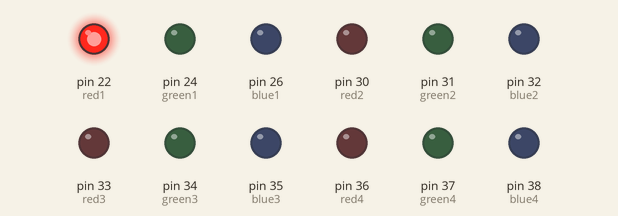
Recording of a sketch running on a simulated Arduino Mega 2560, built with avr-gcc and run on an emulated ATmega2560. Shown: output pins drawn as LEDs (lit = HIGH).

Above: at 0.2 s.
At 0.7 s:
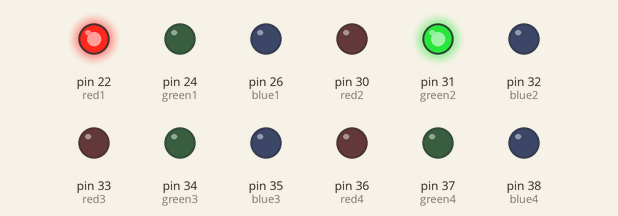
At 1.2 s:
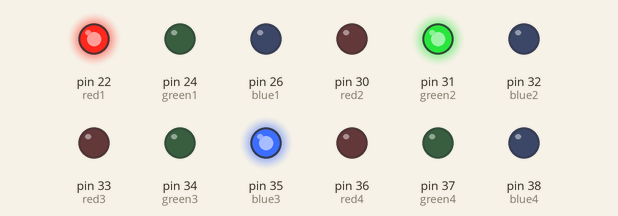
At 2.15 s:
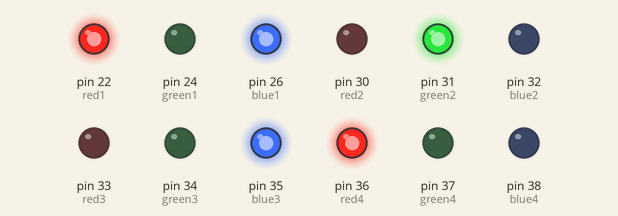
At 2.75 s:
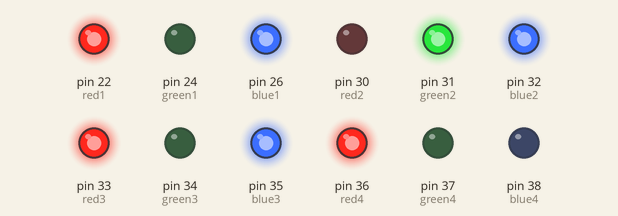
At 13.2 s:
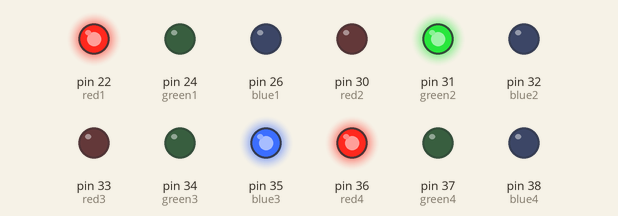
Timing chart, 0 to 16.5 s (numbered marks = the images above):
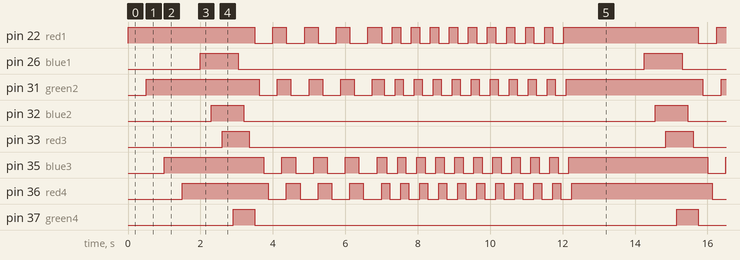

The sketch:

color_cycle.ino
```cpp
int red1 = 22;
int red2 = 30;
int red3 = 33;
int red4 = 36;

int green1 = 24;
int green2 = 31;
int green3 = 34;
int green4 = 37;

int blue1 = 26;
int blue2 = 32;
int blue3 = 35;
int blue4= 38;

int column1 = 42;
int column2 = 43;
int column3 = 44;
int column4 = 45;

int row1 = 46;
int row1_2 = 46;
int row2 = 47;
int row3 = 48;
int row4 = 49;

int butC1 = 50;
int butC1_2 = 50;
int butC2 = 51;
int butC3 = 52;
int butC4 = 53;

void setup() {
  // put your setup code here, to run once:
  Serial.begin(9600);
  pinMode(red1, OUTPUT);
  pinMode(red2, OUTPUT);
  pinMode(red3, OUTPUT);
  pinMode(red4, OUTPUT);
  pinMode(green1, OUTPUT);
  pinMode(green2, OUTPUT);
  pinMode(green3, OUTPUT);
  pinMode(green4, OUTPUT);
  pinMode(blue1, OUTPUT);
  pinMode(blue2, OUTPUT);
  pinMode(blue3, OUTPUT);
  pinMode(blue4, OUTPUT);
  pinMode(column1, OUTPUT);
  pinMode(column2, OUTPUT);
  pinMode(column3, OUTPUT);
  pinMode(column4, OUTPUT);
  pinMode(row1, INPUT);
  pinMode(row2, INPUT);
  pinMode(row3, INPUT);
  pinMode(row4, INPUT);
  pinMode(butC1, INPUT);
  pinMode(butC2, INPUT);
  pinMode(butC3, INPUT);
  pinMode(butC4, INPUT);

}

void loop() {
  // put your main code here, to run repeatedly:
  digitalWrite(red1, HIGH);
  delay(500);
  digitalWrite(green2, HIGH);
  delay(500);
  digitalWrite(blue3, HIGH);
  delay(500);
  digitalWrite(red4, HIGH);
  delay(500);
  digitalWrite(blue1, HIGH);
  delay(300);
  digitalWrite(blue2, HIGH);
  delay(300);
  digitalWrite(red3, HIGH);
  delay(300);
  digitalWrite(green4, HIGH);
  delay(150);
  digitalWrite(blue1, LOW);
  delay(150);
  digitalWrite(blue2, LOW);
  delay(150);
  digitalWrite(red3, LOW);
  delay(150);
  digitalWrite(green4, LOW);
  int i = 0;
  while(i < 4){
    digitalWrite(red1, LOW);
    delay(125);
    digitalWrite(green2, LOW);
    delay(125);
    digitalWrite(blue3, LOW);
    delay(125);
    digitalWrite(red4, LOW);
    delay(125);
    digitalWrite(red1, HIGH);
    delay(125);
   digitalWrite(green2, HIGH);
    delay(125);
    digitalWrite(blue3, HIGH);
    delay(125);
    digitalWrite(red4, HIGH);
    i++;
  }
  int j = 0;
  while(j < 10){
    digitalWrite(red1, LOW);
    delay(75);
    digitalWrite(green2, LOW);
    delay(75);
    digitalWrite(blue3, LOW);
    delay(75);
    digitalWrite(red4, LOW);
    delay(75);
    digitalWrite(red1, HIGH);
    delay(75);
   digitalWrite(green2, HIGH);
    delay(75);
    digitalWrite(blue3, HIGH);
    delay(75);
    digitalWrite(red4, HIGH);
    j++;
  }


}
```

Measured:
- by itself, pin 22 (red1): repeats every 12.3 s: 4 × (LOW 0.50 s, HIGH 0.38 s), 9 × (LOW 0.30 s, HIGH 0.23 s), LOW 0.30 s, HIGH 3.7 s
- by itself, pin 26 (blue1): alternates HIGH for 1.1 s and LOW for 11.2 s
- by itself, pin 31 (green2): repeats every 12.3 s: 4 × (LOW 0.50 s, HIGH 0.38 s), 9 × (LOW 0.30 s, HIGH 0.23 s), LOW 0.30 s, HIGH 3.8 s
- by itself, pin 32 (blue2): alternates HIGH for 0.90 s and LOW for 11.4 s
- by itself, pin 33 (red3): alternates HIGH for 0.75 s and LOW for 11.5 s
- by itself, pin 35 (blue3): repeats every 12.7 s: 3 × (LOW 0.50 s, HIGH 0.38 s), LOW 0.50 s, 10 × (HIGH 0.28 s, LOW 0.30 s), HIGH 3.8 s
- by itself, pin 36 (red4): repeats every 12.3 s: 3 × (LOW 0.50 s, HIGH 0.38 s), LOW 0.50 s, 10 × (HIGH 0.23 s, LOW 0.30 s), HIGH 3.9 s
- by itself, pin 37 (green4): alternates HIGH for 0.60 s and LOW for 11.7 s
